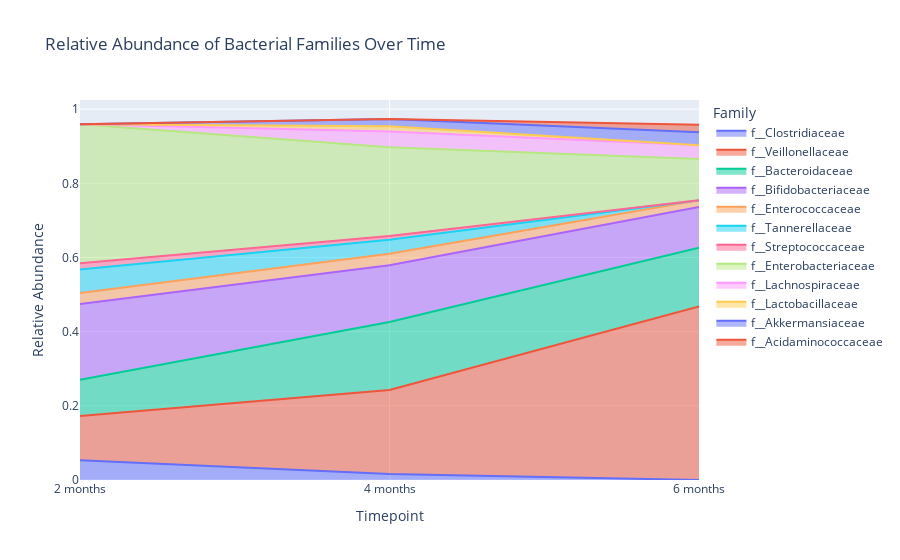

This figure's notebook cell:
### Code cell
fig = px.area(
    plotly_family_df[plotly_family_df["Abundance"] > 0.01].sort_values(by="timepoint"),
    x="timepoint",
    y="Abundance",
    color="Family",
    title="Relative Abundance of Bacterial Families Over Time",
    labels={"timepoint": "Timepoint", "Abundance": "Relative Abundance"}
)
fig.show()

### Figure 1 — Plotly figure (JSON) as saved in the notebook; plotly's stock layout.template omitted (floating-point values rounded to 4 significant figures)
{"data": [{"fillpattern": {"shape": ""}, "hovertemplate": "Family=f__Clostridiaceae<br>Timepoint=%{x}<br>Relative Abundance=%{y}<extra></extra>", "legendgroup": "f__Clostridiaceae", "line": {"color": "#636efa"}, "marker": {"symbol": "circle"}, "mode": "lines", "name": "f__Clostridiaceae", "orientation": "v", "showlegend": true, "stackgroup": "1", "type": "scatter", "x": ["2 months", "4 months"], "xaxis": "x", "y": [0.05322, 0.01606], "yaxis": "y"}, {"fillpattern": {"shape": ""}, "hovertemplate": "Family=f__Veillonellaceae<br>Timepoint=%{x}<br>Relative Abundance=%{y}<extra></extra>", "legendgroup": "f__Veillonellaceae", "line": {"color": "#EF553B"}, "marker": {"symbol": "circle"}, "mode": "lines", "name": "f__Veillonellaceae", "orientation": "v", "showlegend": true, "stackgroup": "1", "type": "scatter", "x": ["2 months", "4 months", "6 months"], "xaxis": "x", "y": [0.1191, 0.2264, 0.4678], "yaxis": "y"}, {"fillpattern": {"shape": ""}, "hovertemplate": "Family=f__Bacteroidaceae<br>Timepoint=%{x}<br>Relative Abundance=%{y}<extra></extra>", "legendgroup": "f__Bacteroidaceae", "line": {"color": "#00cc96"}, "marker": {"symbol": "circle"}, "mode": "lines", "name": "f__Bacteroidaceae", "orientation": "v", "showlegend": true, "stackgroup": "1", "type": "scatter", "x": ["2 months", "4 months", "6 months"], "xaxis": "x", "y": [0.09782, 0.1838, 0.1584], "yaxis": "y"}, {"fillpattern": {"shape": ""}, "hovertemplate": "Family=f__Bifidobacteriaceae<br>Timepoint=%{x}<br>Relative Abundance=%{y}<extra></extra>", "legendgroup": "f__Bifidobacteriaceae", "line": {"color": "#ab63fa"}, "marker": {"symbol": "circle"}, "mode": "lines", "name": "f__Bifidobacteriaceae", "orientation": "v", "showlegend": true, "stackgroup": "1", "type": "scatter", "x": ["2 months", "4 months", "6 months"], "xaxis": "x", "y": [0.2043, 0.1527, 0.1102], "yaxis": "y"}, {"fillpattern": {"shape": ""}, "hovertemplate": "Family=f__Enterococcaceae<br>Timepoint=%{x}<br>Relative Abundance=%{y}<extra></extra>", "legendgroup": "f__Enterococcaceae", "line": {"color": "#FFA15A"}, "marker": {"symbol": "circle"}, "mode": "lines", "name": "f__Enterococcaceae", "orientation": "v", "showlegend": true, "stackgroup": "1", "type": "scatter", "x": ["2 months", "4 months", "6 months"], "xaxis": "x", "y": [0.0295, 0.03136, 0.01787], "yaxis": "y"}, {"fillpattern": {"shape": ""}, "hovertemplate": "Family=f__Tannerellaceae<br>Timepoint=%{x}<br>Relative Abundance=%{y}<extra></extra>", "legendgroup": "f__Tannerellaceae", "line": {"color": "#19d3f3"}, "marker": {"symbol": "circle"}, "mode": "lines", "name": "f__Tannerellaceae", "orientation": "v", "showlegend": true, "stackgroup": "1", "type": "scatter", "x": ["2 months", "4 months"], "xaxis": "x", "y": [0.06343, 0.03738], "yaxis": "y"}, {"fillpattern": {"shape": ""}, "hovertemplate": "Family=f__Streptococcaceae<br>Timepoint=%{x}<br>Relative Abundance=%{y}<extra></extra>", "legendgroup": "f__Streptococcaceae", "line": {"color": "#FF6692"}, "marker": {"symbol": "circle"}, "mode": "lines", "name": "f__Streptococcaceae", "orientation": "v", "showlegend": true, "stackgroup": "1", "type": "scatter", "x": ["2 months", "4 months"], "xaxis": "x", "y": [0.01673, 0.01007], "yaxis": "y"}, {"fillpattern": {"shape": ""}, "hovertemplate": "Family=f__Enterobacteriaceae<br>Timepoint=%{x}<br>Relative Abundance=%{y}<extra></extra>", "legendgroup": "f__Enterobacteriaceae", "line": {"color": "#B6E880"}, "marker": {"symbol": "circle"}, "mode": "lines", "name": "f__Enterobacteriaceae", "orientation": "v", "showlegend": true, "stackgroup": "1", "type": "scatter", "x": ["2 months", "4 months", "6 months"], "xaxis": "x", "y": [0.3751, 0.2393, 0.1112], "yaxis": "y"}, {"fillpattern": {"shape": ""}, "hovertemplate": "Family=f__Lachnospiraceae<br>Timepoint=%{x}<br>Relative Abundance=%{y}<extra></extra>", "legendgroup": "f__Lachnospiraceae", "line": {"color": "#FF97FF"}, "marker": {"symbol": "circle"}, "mode": "lines", "name": "f__Lachnospiraceae", "orientation": "v", "showlegend": true, "stackgroup": "1", "type": "scatter", "x": ["4 months", "6 months"], "xaxis": "x", "y": [0.04278, 0.03675], "yaxis": "y"}, {"fillpattern": {"shape": ""}, "hovertemplate": "Family=f__Lactobacillaceae<br>Timepoint=%{x}<br>Relative Abundance=%{y}<extra></extra>", "legendgroup": "f__Lactobacillaceae", "line": {"color": "#FECB52"}, "marker": {"symbol": "circle"}, "mode": "lines", "name": "f__Lactobacillaceae", "orientation": "v", "showlegend": true, "stackgroup": "1", "type": "scatter", "x": ["4 months"], "xaxis": "x", "y": [0.01405], "yaxis": "y"}, {"fillpattern": {"shape": ""}, "hovertemplate": "Family=f__Akkermansiaceae<br>Timepoint=%{x}<br>Relative Abundance=%{y}<extra></extra>", "legendgroup": "f__Akkermansiaceae", "line": {"color": "#636efa"}, "marker": {"symbol": "circle"}, "mode": "lines", "name": "f__Akkermansiaceae", "orientation": "v", "showlegend": true, "stackgroup": "1", "type": "scatter", "x": ["4 months", "6 months"], "xaxis": "x", "y": [0.01946, 0.03521], "yaxis": "y"}, {"fillpattern": {"shape": ""}, "hovertemplate": "Family=f__Acidaminococcaceae<br>Timepoint=%{x}<br>Relative Abundance=%{y}<extra></extra>", "legendgroup": "f__Acidaminococcaceae", "line": {"color": "#EF553B"}, "marker": {"symbol": "circle"}, "mode": "lines", "name": "f__Acidaminococcaceae", "orientation": "v", "showlegend": true, "stackgroup": "1", "type": "scatter", "x": ["6 months"], "xaxis": "x", "y": [0.02059], "yaxis": "y"}], "layout": {"legend": {"title": {"text": "Family"}, "tracegroupgap": 0}, "title": {"text": "Relative Abundance of Bacterial Families Over Time"}, "xaxis": {"anchor": "y", "domain": [0, 1], "title": {"text": "Timepoint"}}, "yaxis": {"anchor": "x", "domain": [0, 1], "title": {"text": "Relative Abundance"}}}}
